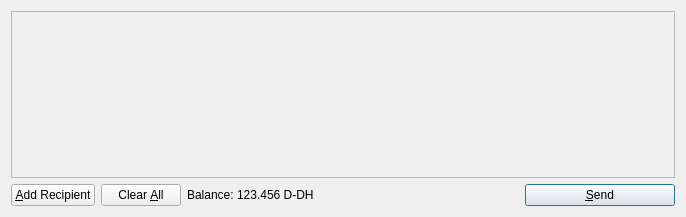
<?xml version="1.0" encoding="UTF-8"?>
<ui version="4.0">
 <class>SendCoinsDialog</class>
 <widget class="QDialog" name="SendCoinsDialog">
  <property name="geometry">
   <rect>
    <x>0</x>
    <y>0</y>
    <width>686</width>
    <height>217</height>
   </rect>
  </property>
  <property name="windowTitle">
   <string>Send Coins</string>
  </property>
  <layout class="QVBoxLayout" name="verticalLayout">
   <item>
    <widget class="QScrollArea" name="scrollArea">
     <property name="widgetResizable">
      <bool>true</bool>
     </property>
     <widget class="QWidget" name="scrollAreaWidgetContents">
      <property name="geometry">
       <rect>
        <x>0</x>
        <y>0</y>
        <width>666</width>
        <height>165</height>
       </rect>
      </property>
      <layout class="QVBoxLayout" name="verticalLayout_2">
       <property name="margin">
        <number>0</number>
       </property>
       <item>
        <layout class="QVBoxLayout" name="entries">
         <property name="spacing">
          <number>6</number>
         </property>
        </layout>
       </item>
       <item>
        <spacer name="verticalSpacer">
         <property name="orientation">
          <enum>Qt::Vertical</enum>
         </property>
         <property name="sizeHint" stdset="0">
          <size>
           <width>20</width>
           <height>40</height>
          </size>
         </property>
        </spacer>
       </item>
      </layout>
     </widget>
    </widget>
   </item>
   <item>
    <layout class="QHBoxLayout" name="horizontalLayout">
     <item>
      <widget class="QPushButton" name="addButton">
       <property name="toolTip">
        <string>Send to multiple recipients at once</string>
       </property>
       <property name="text">
        <string>&amp;Add Recipient</string>
       </property>
       <property name="icon">
        <iconset resource="../bitcoin.qrc">
         <normaloff>:/icons/add</normaloff>:/icons/add</iconset>
       </property>
       <property name="autoDefault">
        <bool>false</bool>
       </property>
      </widget>
     </item>
     <item>
      <widget class="QPushButton" name="clearButton">
       <property name="sizePolicy">
        <sizepolicy hsizetype="Minimum" vsizetype="Fixed">
         <horstretch>0</horstretch>
         <verstretch>0</verstretch>
        </sizepolicy>
       </property>
       <property name="toolTip">
        <string>Remove all transaction fields</string>
       </property>
       <property name="text">
        <string>Clear &amp;All</string>
       </property>
       <property name="icon">
        <iconset resource="../bitcoin.qrc">
         <normaloff>:/icons/remove</normaloff>:/icons/remove</iconset>
       </property>
       <property name="autoRepeatDelay">
        <number>300</number>
       </property>
       <property name="autoDefault">
        <bool>false</bool>
       </property>
      </widget>
     </item>
     <item>
      <layout class="QHBoxLayout" name="horizontalLayout_2">
       <property name="spacing">
        <number>3</number>
       </property>
       <item>
        <widget class="QLabel" name="label">
         <property name="text">
          <string>Balance:</string>
         </property>
        </widget>
       </item>
       <item>
        <widget class="QLabel" name="labelBalance">
         <property name="cursor">
          <cursorShape>IBeamCursor</cursorShape>
         </property>
         <property name="text">
          <string>123.456 D-DH</string>
         </property>
         <property name="textInteractionFlags">
          <set>Qt::LinksAccessibleByMouse|Qt::TextSelectableByKeyboard|Qt::TextSelectableByMouse</set>
         </property>
        </widget>
       </item>
      </layout>
     </item>
     <item>
      <spacer name="horizontalSpacer">
       <property name="orientation">
        <enum>Qt::Horizontal</enum>
       </property>
       <property name="sizeHint" stdset="0">
        <size>
         <width>40</width>
         <height>20</height>
        </size>
       </property>
      </spacer>
     </item>
     <item>
      <widget class="QPushButton" name="sendButton">
       <property name="minimumSize">
        <size>
         <width>150</width>
         <height>0</height>
        </size>
       </property>
       <property name="toolTip">
        <string>Confirm the send action</string>
       </property>
       <property name="text">
        <string>&amp;Send</string>
       </property>
       <property name="icon">
        <iconset resource="../bitcoin.qrc">
         <normaloff>:/icons/send</normaloff>:/icons/send</iconset>
       </property>
       <property name="default">
        <bool>true</bool>
       </property>
      </widget>
     </item>
    </layout>
   </item>
  </layout>
 </widget>
 <resources>
  <include location="../bitcoin.qrc"/>
 </resources>
 <connections/>
</ui>
